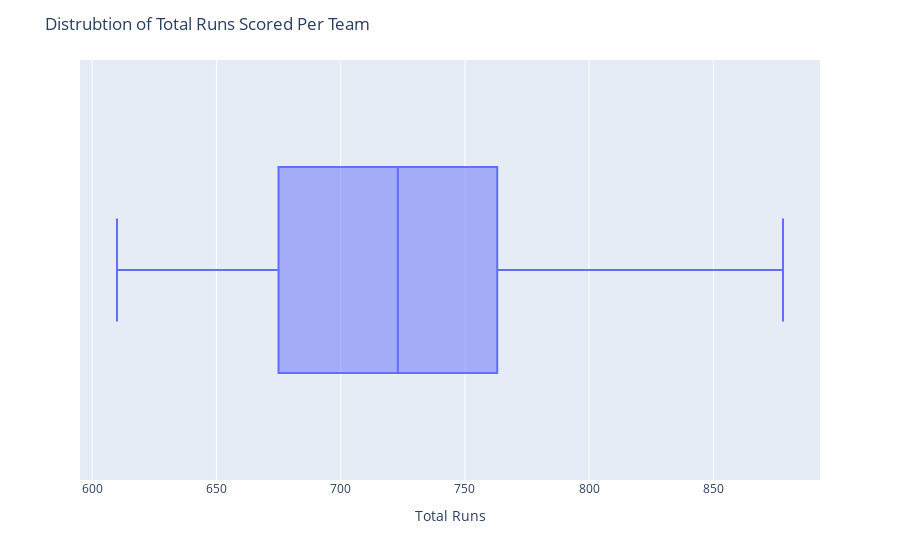

The code cell stored with this chart in its notebook:
### Code cell
fig8 = px.box(TeamRuns,x='Total Runs')
fig8.update_layout(title='Distrubtion of Total Runs Scored Per Team')
fig8

### Figure 1 — Plotly figure (JSON) as saved in the notebook; plotly's stock layout.template omitted (floating-point values rounded to 4 significant figures)
{"data": [{"alignmentgroup": "True", "hovertemplate": "Total Runs=%{x}<extra></extra>", "legendgroup": "", "marker": {"color": "#636efa"}, "name": "", "notched": false, "offsetgroup": "", "orientation": "h", "showlegend": false, "type": "box", "x": [752, 649, 744, 878, 808, 686, 716, 777, 845, 750, 724, 675, 717, 725, 655, 671, 722, 671, 680, 653, 610, 729, 686, 715, 768, 779, 672, 765, 759, 763], "x0": " ", "xaxis": "x", "y0": " ", "yaxis": "y"}], "layout": {"autosize": true, "boxmode": "group", "legend": {"tracegroupgap": 0}, "margin": {"t": 60}, "title": {"text": "Distrubtion of Total Runs Scored Per Team"}, "xaxis": {"anchor": "y", "autorange": true, "domain": [0, 1], "range": [595.1, 892.9], "title": {"text": "Total Runs"}, "type": "linear"}, "yaxis": {"anchor": "x", "autorange": true, "domain": [0, 1], "range": [-0.5, 0.5], "type": "category"}}}
